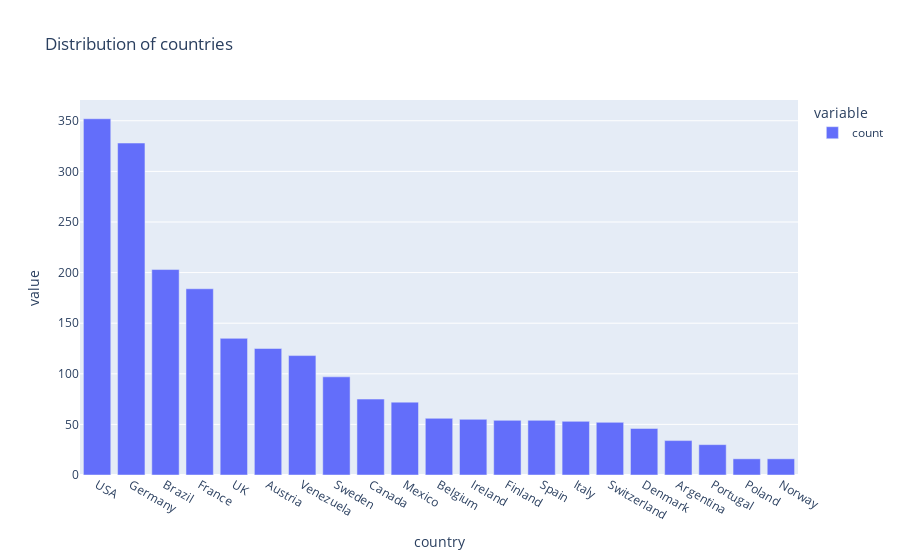

Notebook code cell kept with this figure:
### Code cell
px.bar(data_frame=df.country.value_counts(),title='Distribution of countries')

### Figure 1 — Plotly figure (JSON) as saved in the notebook; plotly's stock layout.template omitted (floating-point values rounded to 4 significant figures)
{"data": [{"alignmentgroup": "True", "hovertemplate": "variable=count<br>country=%{x}<br>value=%{y}<extra></extra>", "legendgroup": "count", "marker": {"color": "#636efa", "pattern": {"shape": ""}}, "name": "count", "offsetgroup": "count", "orientation": "v", "showlegend": true, "textposition": "auto", "type": "bar", "x": ["USA", "Germany", "Brazil", "France", "UK", "Austria", "Venezuela", "Sweden", "Canada", "Mexico", "Belgium", "Ireland", "Finland", "Spain", "Italy", "Switzerland", "Denmark", "Argentina", "Portugal", "Poland", "Norway"], "xaxis": "x", "y": [352, 328, 203, 184, 135, 125, 118, 97, 75, 72, 56, 55, 54, 54, 53, 52, 46, 34, 30, 16, 16], "yaxis": "y"}], "layout": {"barmode": "relative", "legend": {"title": {"text": "variable"}, "tracegroupgap": 0}, "title": {"text": "Distribution of countries"}, "xaxis": {"anchor": "y", "domain": [0, 1], "title": {"text": "country"}}, "yaxis": {"anchor": "x", "domain": [0, 1], "title": {"text": "value"}}}}
